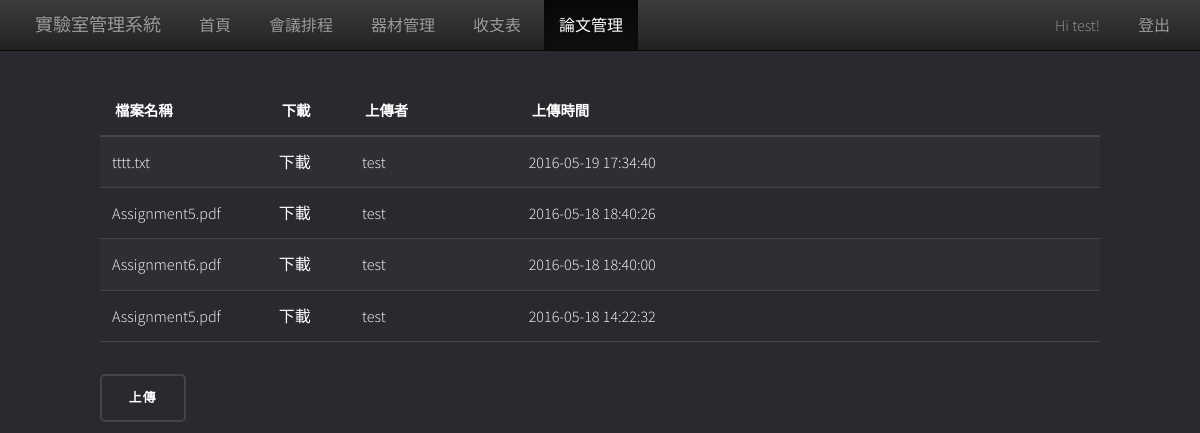
/paper.html (signed in), run on the app's committed database.
### tables this page shows
CREATE TABLE "User" ("id" INTEGER PRIMARY KEY  NOT NULL ,"account" VARCHAR NOT NULL ,"password" VARCHAR NOT NULL ,"name" VARCHAR NOT NULL ,"email" VARCHAR NOT NULL ,"register_time" DATETIME DEFAULT ((datetime('now','localtime'))) );

CREATE TABLE "Paper" ("id" INTEGER PRIMARY KEY  NOT NULL ,"name" VARCHAR NOT NULL ,"path" VARCHAR NOT NULL ,"time" DATETIME NOT NULL  DEFAULT ((datetime('now','localtime'))) , "keeper" VARCHAR);

### main.py (the view)
@app.route('/paper.html', methods=['GET', 'POST'])
@flask_login.login_required
def paper():
    if flask.request.method == 'POST':
        upload_file = flask.request.files['upload_file']
        if upload_file and allowed_file(upload_file.filename):
            filename = secure_filename(upload_file.filename)
            path = os.path.join(app.config['UPLOAD_FOLDER'], filename)
            path_origin = path
            i = 1
            while os.path.exists(path):
                if i == 1:
                    temp_name, extension = path.rsplit(".")[0:2]
                else:
                    temp_name, extension = path.rsplit(".")[0:2]
                    temp_name = path_origin
                print temp_name, extension
                temp_name += "(" + str(i) + ")"
                path = temp_name + "." + extension
                i += 1
            upload_file.save(path)
            user = flask_login.current_user._get_current_object()
            cur = con.cursor()
            cur.execute("INSERT INTO Paper (name, path, keeper) VALUES (?, ?, ?)",
                        (filename, path, user.account))
            con.commit()
            return flask.redirect(flask.url_for('paper', filename=filename))
        else:
            return flask.redirect(flask.url_for('paper'))
    else:
        cur = con.cursor()
        cur.execute("SELECT name, path, time, keeper FROM Paper ORDER BY id DESC")
        ret = cur.fetchall()
        return flask.render_template('paper.html', paper=True, ret=ret)

### main.py (called while the page is built)
@login_manager.user_loader
def user_loader(user_id):
    cur = con.cursor()
    cur.execute("select id, account from User WHERE id=?", user_id)
    ret = cur.fetchone()
    if ret is None:
        return
    user = User(user_id, ret[1])
    return user

### templates/paper.html (shortened to what this page needs)
<html>
    <head>
        <link rel="stylesheet" href="static/bootstrap/css/bootstrap.min.css">
        <link rel="stylesheet" href="static/bootstrap/css/bootstrap-theme.min.css">
        <link rel="stylesheet" href="/static/paper.css">
        <link rel="stylesheet" href="static/assets/css/main.css" />
    </head>
    <body style="padding:100px;">
        {% include 'navbar.html' %}
        <table>
            <thead>
                <tr>
                    <th class="col-lg-2">檔案名稱</th>
                    <th class="col-lg-1">下載</th>
                    <th class="col-lg-2">上傳者</th>
                    <th class="col-lg-7">上傳時間</th>
                </tr>
            </thead>
            <tbody>
            {% for item in ret %}
                <tr>
                    <td>{{item[0]}}</td>
                    <td><a href="{{item[1]}}">下載</a></td>
                    <td>{{item[3]}}</td>
                    <td>{{item[2]}}</td>
                </tr>
            {% endfor %}
            </tbody>
        </table>
        <button id="button">上傳</button>
    </body>
</html>

### templates/navbar.html
<nav class="navbar navbar-inverse navbar-fixed-top" style="background-color: #2e3141; ">
    <div class="container" style="padding-left: 20px;">
        <div class="navbar-header">
            <a class="navbar-brand" href="index.html">實驗室管理系統</a>
        </div>
    <div id="navbar" class="navbar-collapse collapse">
        <ul class="nav navbar-nav">
            <li {% if index %}class="active"{% endif %}><a href="index.html">首頁</a></li>
            <li {% if meetingSchedule %}class="active"{% endif %}><a href="meetingSchedule.html">會議排程</a></li>
            <li {% if equip %}class="active"{% endif %}><a href="equip.html">器材管理</a></li>
            <li {% if balance %}class="active"{% endif %}><a href="balance.html">收支表</a></li>
            <li {% if paper %}class="active"{% endif %}><a href="paper.html">論文管理</a></li>
        </ul>
        <ul class="nav navbar-nav navbar-right">
            {% if current_user.is_authenticated %}
            <li><a> Hi {{ current_user.account }}! </a></li>
            <li><a href="logout">登出</a></li>
            {% endif %}
        </ul>
    </div>
    </div>
</nav>

### static/assets/css/main.css (style rules this page uses)
html, body, div, span, applet, object, iframe, h1, h2, h3, h4, h5, h6, p, blockquote, pre, a, abbr, acronym, address, big, cite, code, del, dfn, em, img, ins, kbd, q, s, samp, small, strike, strong, sub, sup, tt, var, b, u, i, center, dl, dt, dd, ol, ul, li, fieldset, form, label, legend, table, caption, tbody, tfoot, thead, tr, th, td, article, aside, canvas, details, embed, figure, figcaption, footer, header, hgroup, menu, nav, output, ruby, section, summary, time, mark, audio, video { margin: 0; padding: 0; border: 0; font-size: 100%; font: inherit; vertical-align: baseline; }
article, aside, details, figcaption, figure, footer, header, hgroup, menu, nav, section { display: block; }
body { line-height: 1; }
ol, ul { list-style: none; }
table { border-collapse: collapse; border-spacing: 0; }
body { -webkit-text-size-adjust: none; }
*, *:before, *:after { -moz-box-sizing: border-box; -webkit-box-sizing: border-box; box-sizing: border-box; }
body { -ms-overflow-style: scrollbar; }
body { background-color: #292A30; background-size: auto, cover; background-attachment: fixed, fixed; background-position: center, center; }
body, input, select, textarea { color: #ffffff; font-family: "Source Sans Pro", Helvetica, sans-serif; font-size: 16.5pt; font-weight: 300; line-height: 1.65; }
@media screen and (max-width: 1680px) { body, input, select, textarea { font-size: 13pt; } }
@media screen and (max-width: 1280px) { body, input, select, textarea { font-size: 12pt; } }
a { -moz-transition: color 0.2s ease-in-out, border-bottom-color 0.2s ease-in-out; -webkit-transition: color 0.2s ease-in-out, border-bottom-color 0.2s ease-in-out; -ms-transition: color 0.2s ease-in-out, border-bottom-color 0.2s ease-in-out; transition: color 0.2s ease-in-out, border-bottom-color 0.2s ease-in-out; color: #ffffff; text-decoration: none; }
ul { list-style: disc; margin: 0 0 2em 0; padding-left: 1em; }
ul li { padding-left: 0.5em; }
table { margin: 0 0 2em 0; width: 100%; }
table tbody tr { border: solid 1px rgba(255, 255, 255, 0.125); border-left: 0; border-right: 0; }
table tbody tr:nth-child(2n + 1) { background-color: rgba(255, 255, 255, 0.025); }
table td { padding: 0.75em 0.75em; }
table th { color: #ffffff; font-size: 0.9em; font-weight: 600; padding: 0 0.75em 0.75em 0.75em; text-align: left; }
table thead { border-bottom: solid 2px rgba(255, 255, 255, 0.125); }
input[type="submit"], input[type="reset"], input[type="button"], button, .button { -moz-appearance: none; -webkit-appearance: none; -ms-appearance: none; appearance: none; -moz-transition: background-color 0.2s ease-in-out; -webkit-transition: background-color 0.2s ease-in-out; -ms-transition: background-color 0.2s ease-in-out; transition: background-color 0.2s ease-in-out; background-color: transparent; border-radius: 5px; border: 0; box-shadow: inset 0 0 0 2px rgba(255, 255, 255, 0.125); color: #ffffff !important; cursor: pointer; display: inline-block; font-family: Raleway, Helvetica, sans-serif; font-size: 0.8em; font-weight: 700; height: 3.75em; letter-spacing: 0.1em; line-height: 3.75em; padding: 0 2.25em; text-align: center; text-decoration: none; text-transform: uppercase; white-space: nowrap; }

### data on the page
User: account "test"
Paper: name "tttt.txt", keeper "test", time "2016-05-19 17:34:40"
Paper: name "Assignment5.pdf", keeper "test", time "2016-05-18 18:40:26"
Paper: name "Assignment6.pdf", keeper "test", time "2016-05-18 18:40:00"
Paper: name "Assignment5.pdf", keeper "test", time "2016-05-18 14:22:32"
